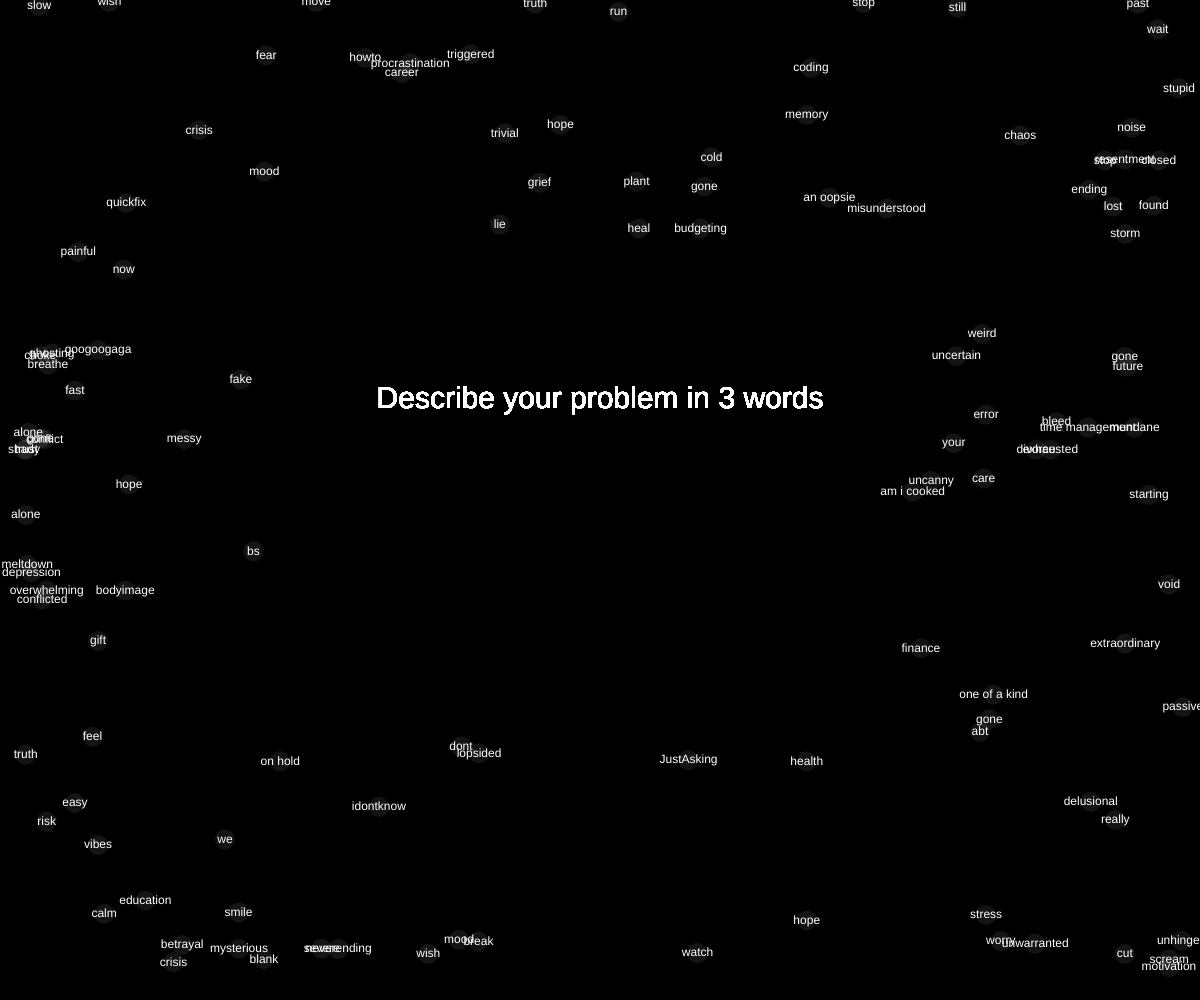
Frame 1 (no input)
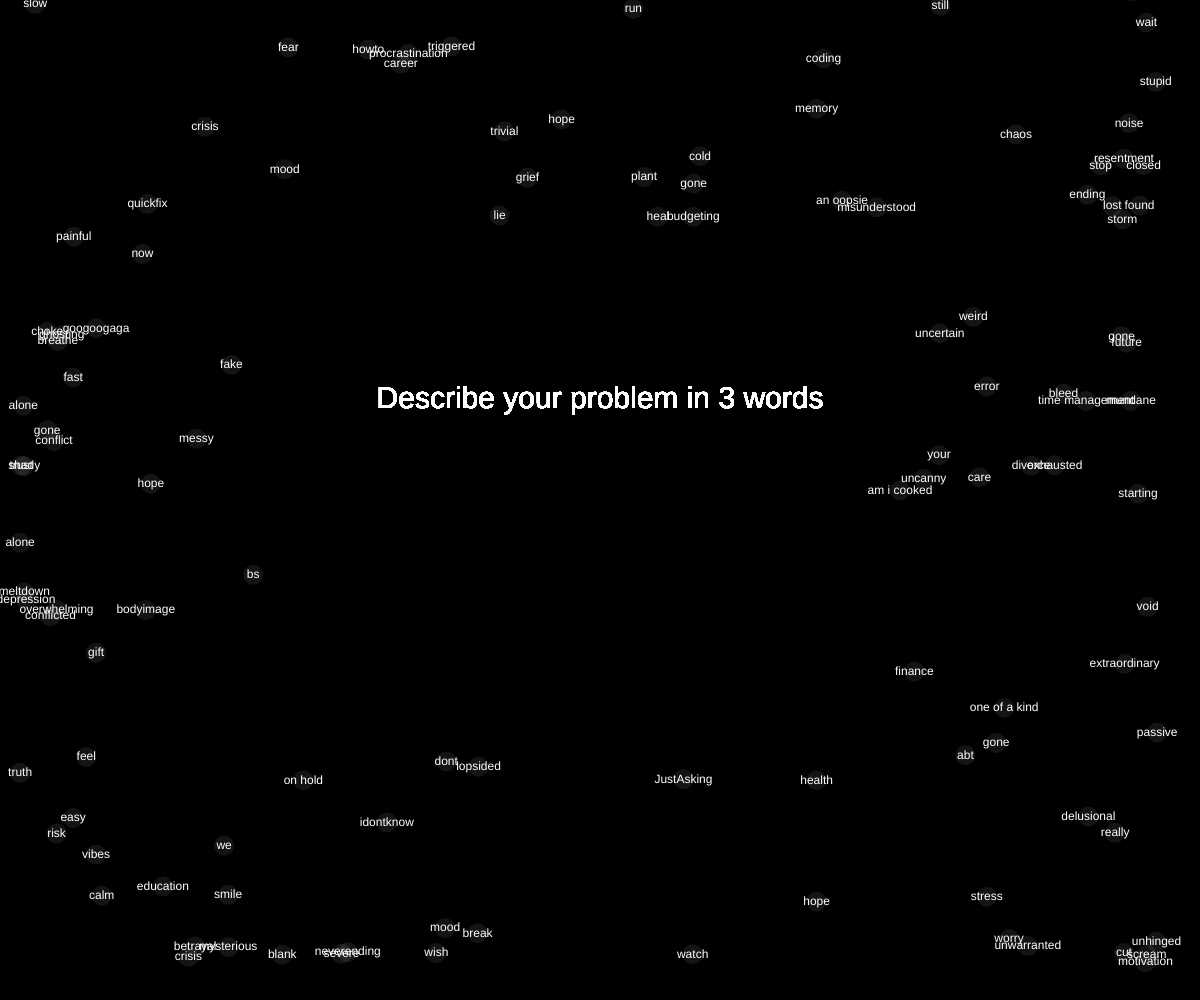
Frame 60 (no input)
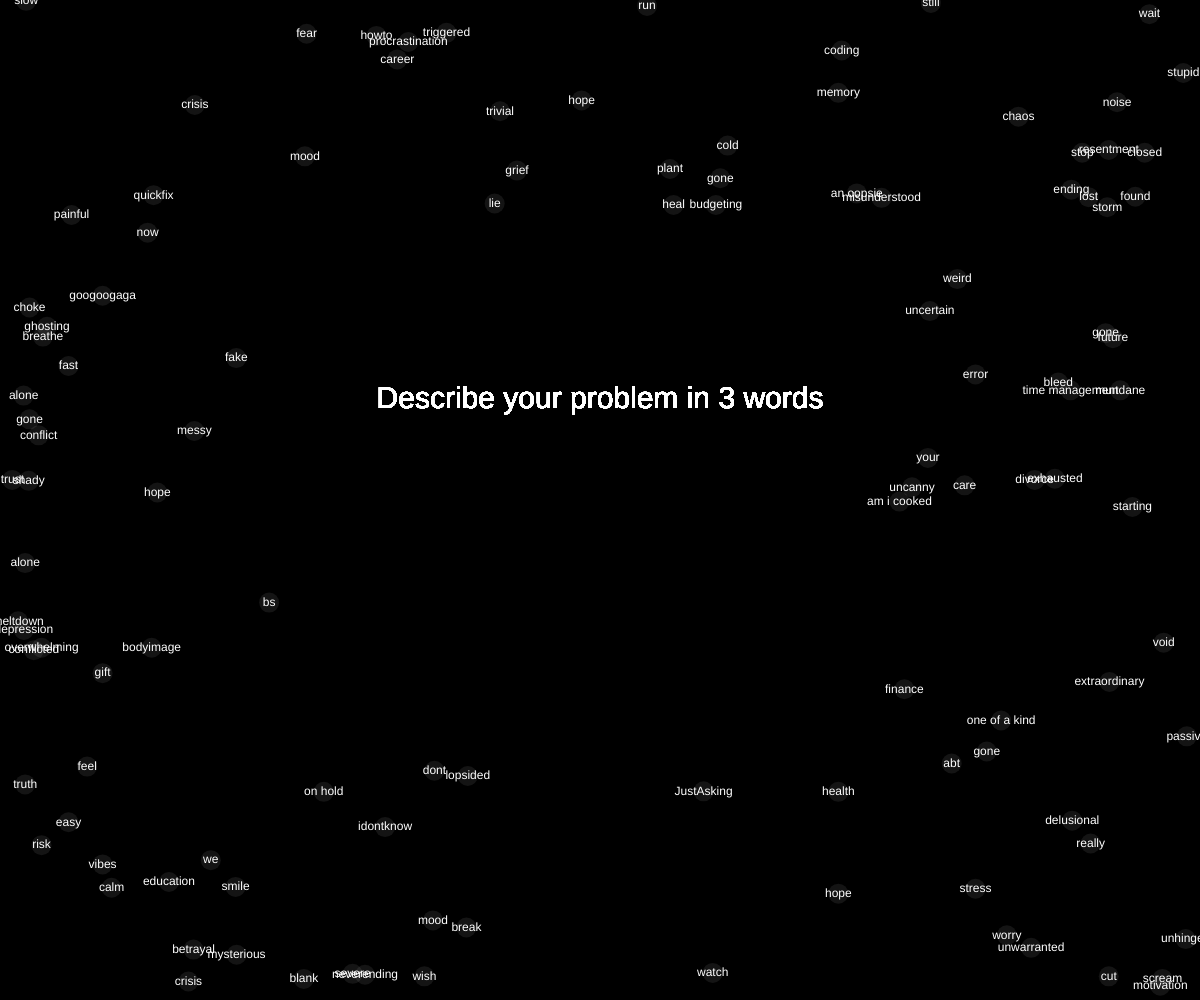
Frame 120 (the mouse pressed at the canvas centre since frame 60)

The p5.js sketch that drew these frames (run headless with seeded random() and noise() and a simulated clock; from frame 60 on, the mouse is pressed at the canvas centre):

// p5.js sketch
// ── sketch.js
// Arrays to hold random x and y positions for the words
let randomX = [];
let randomY = [];
let clickCheck = [];
let justClicked = false;
let submitbutton;
// List of text strings to display
let txts = [
  'an oopsie','weird','mood','health','conflict','finance','coding','worry','career','exhausted',
  'plant','stress','gift','education','bodyimage','procrastination','motivation',
  'divorce','grief','crisis','severe','trivial','depression','cold','alone',
  'truth','hope','googoogaga','overwhelming','neverending','stupid',
  'one of a kind','painful','budgeting','stop','run','still','fear','break','wish',
  'ending','starting','on hold','mysterious','vibes','ghosting','betrayal',
  'conflicted','passive','error','time management','chaos','uncanny',
  'am i cooked','lopsided','delusional','unwarranted','unhinged','shady','crisis',
  'meltdown','resentment','triggered','mundane','we','dont','really','care',
  'abt','your','bs','misunderstood',
  'JustAsking','uncertain','messy','idontknow','howto',
  'extraordinary','quickfix','easy',
  'closed','gone','smile','fake','truth', 'lie','gone','now','past','future',
  'noise','calm','storm','mood','lost','found','move','stop','wait','gone',
  'bleed','scream','hope','memory','alone','wish','risk','trust','cut','heal',
  'blank','feel','void','watch','breathe','choke','hope','slow','fast','gone'
];


let txtAmount;
let area = 150; // Max range of movement for floating effect

function setup() {
  createCanvas(windowWidth, windowHeight);
  textAlign(CENTER, CENTER);
  txtAmount = txts.length;

  let marginX = width * 0.25;
  let marginY = height * 0.25;

  // Generate random positions for each text
  for (let i = 0; i < txtAmount; i++) {
    let valueX = int(random(0, width));
    let valueY = int(random(0, height));

    // Skip this point if it's within the center margin
    if (valueX > width / 2 - marginX && valueX < width / 2 + marginX &&
        valueY > height / 2 - marginY && valueY < height / 2 + marginY) {
      i--;      // Retry this index
      continue; // Skip the rest of this iteration
    }

    // Save the accepted position
    randomX.push(valueX);
    randomY.push(valueY);
    
    clickCheck.push(false);
  }
  submitbutton=createButton('Submit')
  submitbutton.position(windowWidth/2,windowHeight/2)
  submitbutton.mousePressed(onSubmit);
  submitbutton.hide();
}

function draw() {
  background(0); // Black background
  let selectedtxt= clickCheck.filter(Boolean).length
  
  if (selectedtxt >= 3){
     submitbutton.show();
     }
  else{submitbutton.hide();
      }
  
  // Draw each word at its respective floating position
  for (let i = 0; i < txtAmount; i++) {
    floatingText(randomX[i], randomY[i], txts[i],clickCheck[i],i);
  }
}

// Function to draw text that floats using Perlin noise
function floatingText(startX, startY, txt,clicked,index) {
  // White text
  

  // Use noise to generate smooth movement
  let tx = noise(startX * 0.01, frameCount * 0.005) * area - area / 2;
  let ty = noise(startY * 0.01, frameCount * 0.005 + 1000) * area - area / 2;
  let dis = dist(mouseX,mouseY,tx+startX,ty+startY)
  let circsize = 20

  
noStroke()
  
   if(clicked){ 
     textSize(270)
   }else{
    textSize(12);
  }
  


if(dis<circsize/2){
 if(mouseIsPressed){
    clickCheck[index]=true;
 }
 textSize(270)
 circsize=100
    
}
 
  
   fill(255,20);
  circle(tx+startX,ty+startY,circsize);
   fill(255);
  text(txt, tx + startX, ty + startY);
  
  textAlign(CENTER,CENTER)
  textSize(30)
  text('Describe your problem in 3 words', windowWidth/2, windowHeight/2.5)
  
 
      
  //if (selectedtxt.length===3){
   // submitbutton.show();
 // } 
 // else {
   // submitbutton.hide
//  }
//justClicked = false;
}
function onSubmit() {
  console.log('Submitted categories:', selectedtxt);}
